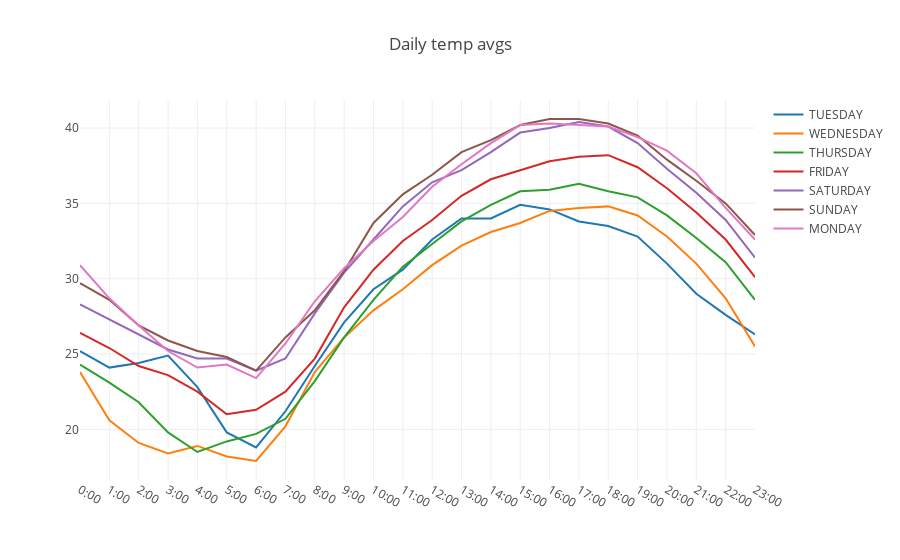

Write notebook code for a chart like this one.
### Code cell
init_notebook_mode(connected=True)
#plotly.offline.iplot(fig,filename = 'basic-line')
iplot(fig,filename = 'basic-line')

### Figure 1 — Plotly figure (JSON) as saved in the notebook; plotly's stock layout.template omitted (floating-point values rounded to 4 significant figures; data arrays with more than 128 entries replaced by an {"elided": "..."} marker saying what was removed)
{"data": [{"mode": "lines", "name": "TUESDAY", "type": "scatter", "uid": "ce5c1fb0-1b69-4ec7-9ade-950ec914f1d8", "x": {"elided": "168 str values"}, "y": [25.2, 24.1, 24.4, 24.9, 22.8, 19.8, 18.8, 21.2, 24.2, 27.1, 29.3, 30.6, 32.6, 34, 34, 34.9, 34.6, 33.8, 33.5, 32.8, 31, 29, 27.6, 26.3]}, {"mode": "lines", "name": "WEDNESDAY", "type": "scatter", "uid": "b94a18d1-dc59-4ff9-b5ab-5a678639e5f5", "x": {"elided": "168 str values"}, "y": [23.8, 20.6, 19.1, 18.4, 18.9, 18.2, 17.9, 20.2, 23.8, 26.1, 27.9, 29.3, 30.9, 32.2, 33.1, 33.7, 34.5, 34.7, 34.8, 34.2, 32.8, 31, 28.7, 25.5]}, {"mode": "lines", "name": "THURSDAY", "type": "scatter", "uid": "efc188e2-d8c9-4369-a5af-265d34a177ee", "x": {"elided": "168 str values"}, "y": [24.3, 23.1, 21.8, 19.8, 18.5, 19.2, 19.7, 20.7, 23.2, 26.1, 28.6, 30.8, 32.3, 33.8, 34.9, 35.8, 35.9, 36.3, 35.8, 35.4, 34.2, 32.7, 31.1, 28.6]}, {"mode": "lines", "name": "FRIDAY", "type": "scatter", "uid": "226c5dba-d65d-4db6-bdc1-75b9e459ae74", "x": {"elided": "168 str values"}, "y": [26.4, 25.4, 24.2, 23.6, 22.5, 21, 21.3, 22.5, 24.7, 28.1, 30.6, 32.5, 33.9, 35.5, 36.6, 37.2, 37.8, 38.1, 38.2, 37.4, 36, 34.4, 32.6, 30.1]}, {"mode": "lines", "name": "SATURDAY", "type": "scatter", "uid": "e7284354-46de-4551-9a4b-f43f00c2562e", "x": {"elided": "168 str values"}, "y": [28.3, 27.3, 26.3, 25.3, 24.7, 24.7, 23.9, 24.7, 27.7, 30.4, 32.6, 34.8, 36.4, 37.2, 38.4, 39.7, 40, 40.4, 40.1, 39, 37.3, 35.7, 33.9, 31.4]}, {"mode": "lines", "name": "SUNDAY", "type": "scatter", "uid": "7f0efa88-eb85-4f68-9147-9431e1d9182d", "x": {"elided": "168 str values"}, "y": [29.7, 28.6, 26.9, 25.9, 25.2, 24.8, 23.9, 26.1, 27.9, 30.5, 33.7, 35.6, 36.9, 38.4, 39.2, 40.2, 40.6, 40.6, 40.3, 39.5, 37.9, 36.5, 35, 32.9]}, {"mode": "lines", "name": "MONDAY", "type": "scatter", "uid": "e6528e33-9f69-4e44-a264-d44a8d8e7b5a", "x": {"elided": "168 str values"}, "y": [30.9, 28.7, 26.9, 25.2, 24.1, 24.3, 23.4, 25.7, 28.5, 30.7, 32.5, 34.1, 36.1, 37.6, 39, 40.2, 40.3, 40.2, 40.1, 39.4, 38.5, 37, 34.7, 32.6]}], "layout": {"title": {"text": "Daily temp avgs"}}}
